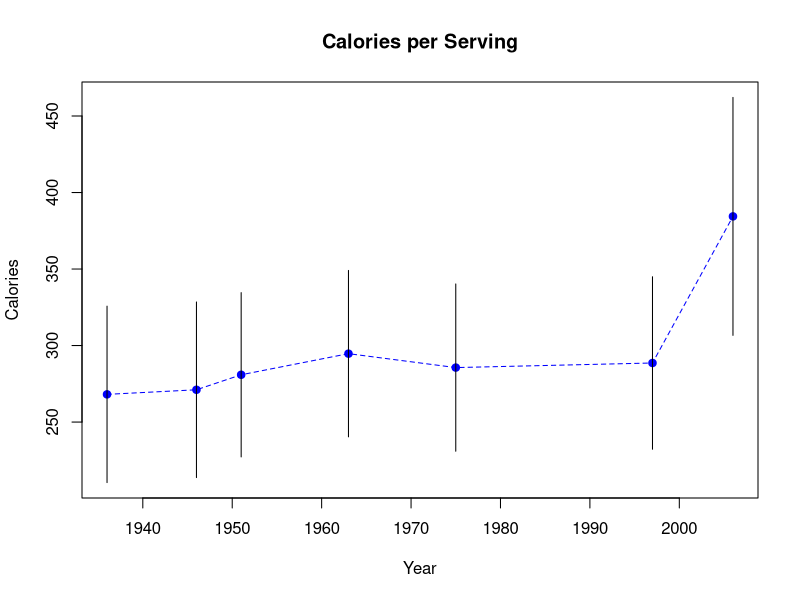

Here is the R script that generated this plot:
## ---- chunk 1
CookingTooMuch.dat <- data.frame(
  Year=c(1936, 1946, 1951, 1963, 1975, 1997, 2006),
  CaloriesPerRecipeMean = c(2123.8, 2122.3, 2089.9, 2250.0, 2234.2, 2249.6, 3051.9),
  CaloriesPerRecipeSD = c(1050.0, 1002.3, 1009.6, 1078.6, 1089.2, 1094.8, 1496.2),
  CaloriesPerServingMean = c(268.1, 271.1, 280.9, 294.7, 285.6, 288.6, 384.4),
  CaloriesPerServingSD = c(124.8, 124.2, 116.2, 117.7, 118.3, 122.0, 168.3),
  ServingsPerRecipeMean = c(12.9, 12.9, 13.0, 12.7, 12.4, 12.4, 12.7),
  ServingsPerRecipeSD = c(13.3, 13.3, 14.5, 14.6, 14.3, 14.3, 13.0)
)
## ---- chunk 2
n <- 18
## ---- chunk 3
alpha <- 0.05
## ---- chunk 4
StandardError <- function(sigma, n) {
  sigma/sqrt(n)
}
ConfidenceInterval <- function(sigma, n) {
  qt(1-alpha/2, Inf)*StandardError(sigma,n)
}
## ---- chunk 5
PlotCookingTooMuch.dat <- CookingTooMuch.dat
PlotCookingTooMuch.dat$CaloriesPerServing <- PlotCookingTooMuch.dat$CaloriesPerServingMean
PlotCookingTooMuch.dat$Lower <- PlotCookingTooMuch.dat$CaloriesPerServing - ConfidenceInterval(CookingTooMuch.dat$CaloriesPerServingSD,n)
PlotCookingTooMuch.dat$Upper <- PlotCookingTooMuch.dat$CaloriesPerServing + ConfidenceInterval(CookingTooMuch.dat$CaloriesPerServingSD,n)
PlotCookingTooMuch.dat <- PlotCookingTooMuch.dat[,c("Year","CaloriesPerServing","Lower","Upper")]
## ---- chunk 6
print(PlotCookingTooMuch.dat)
## ---- chunk 7
CompValues <- PlotCookingTooMuch.dat[c(1,7),c("Lower","Upper")]
ReferenceValues <- matrix(c(210.4, 325.8, 359.1, 514.7),nrow=2,byrow=TRUE)
CompValues
ReferenceValues
any(abs(CompValues-ReferenceValues)>0.1)
## ---- chunk 8
CookingTooMuch.dat <- NULL
## ---- chunk 9
plot(CaloriesPerServing ~ Year, data=PlotCookingTooMuch.dat,
     col="blue", pch=19,
     main="Calories per Serving", 
     ylab="Calories", 
     ylim=c(min(PlotCookingTooMuch.dat$Lower), max(PlotCookingTooMuch.dat$Upper)))
lines(CaloriesPerServing ~ Year, data=PlotCookingTooMuch.dat, 
      lty="dashed", col="blue", lend=2)
segments(x0=PlotCookingTooMuch.dat$Year, 
         y0=PlotCookingTooMuch.dat$Lower, 
         x1=PlotCookingTooMuch.dat$Year, 
         y1=PlotCookingTooMuch.dat$Upper)
